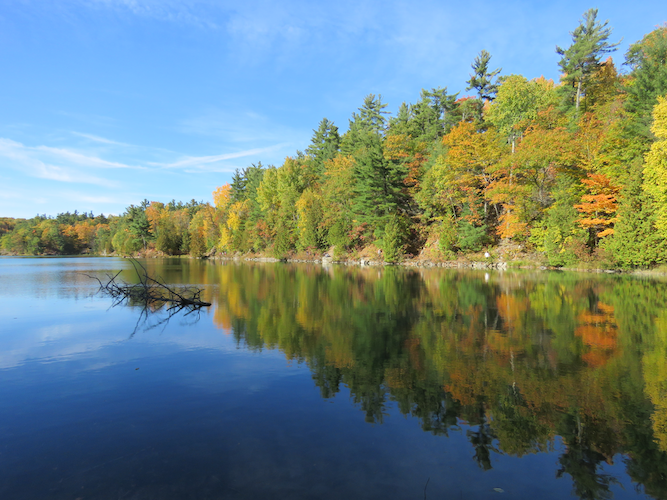
#> input picture Lab 1/pink_lake.png, 667 x 500 px
$ python part3.py
#> lines starting #> are read from the running program, lines starting #| are printed output that depends on the picture
import matplotlib.pyplot as plt
import numpy as np

img = plt.imread("pink_lake.png")
#> img is the input picture: shape (500, 667, 3) float32; mean R, G, B 0.428, 0.515, 0.503
plt.imshow(img)
# plt.show()
img_add = img

# Adding a constant value of 0.25 to each pixel then clipping the img to keep the values inside [0, 1]
img_add = np.add(0.25, img)
img_add = np.clip(img_add, 0, 1)
plt.imsave('img_add.png', img_add)

# Creating a zero matrix with the dimensions of the image
img_chan_0 = np.zeros(img.shape)
img_chan_1 = np.zeros(img.shape)
img_chan_2 = np.zeros(img.shape)

# Passing in the color channels
img_chan_0[:, :, 0] = img[:, :, 0]
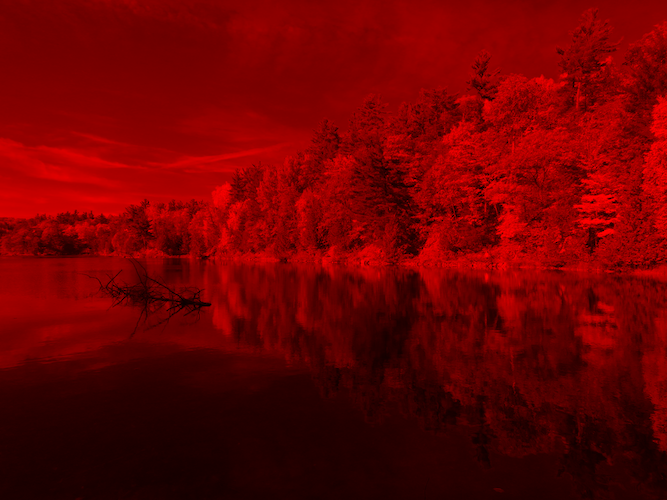
#> img_chan_0: shape (500, 667, 3) float64; mean R, G, B 0.428, 0, 0
img_chan_1[:, :, 1] = img[:, :, 1]
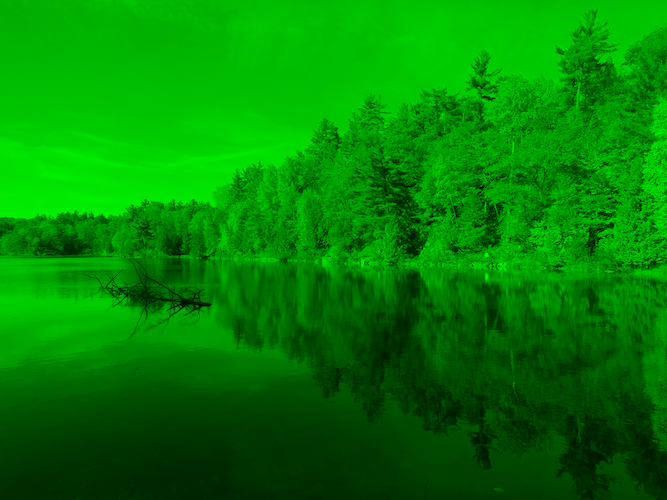
#> img_chan_1: shape (500, 667, 3) float64; mean R, G, B 0, 0.515, 0
img_chan_2[:, :, 2] = img[:, :, 2]
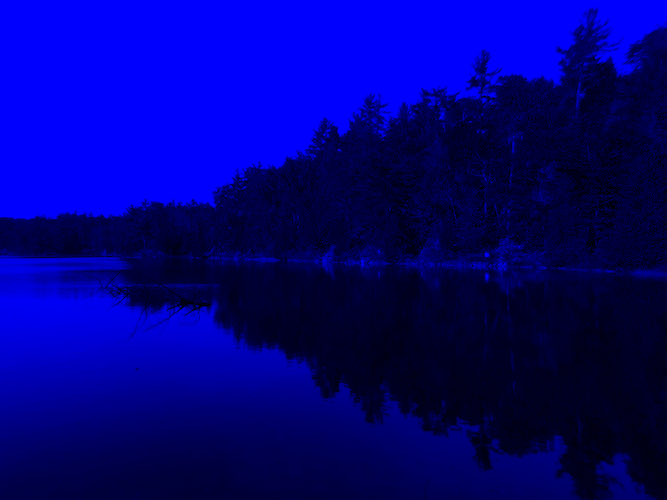
#> img_chan_2: shape (500, 667, 3) float64; mean R, G, B 0, 0, 0.503
plt.imsave('img_chan_0.png', img_chan_0)
plt.imsave('img_chan_1.png', img_chan_1)
plt.imsave('img_chan_2.png', img_chan_2)

# Creating a zero matrix with the dimensions of the image
img_gray = np.zeros(img.shape)

# Defining the equation to make a pixel grey scale
p = 0.299*img[:, :, 0] + 0.587*img[:, :, 1] + 0.114*img[:, :, 2]
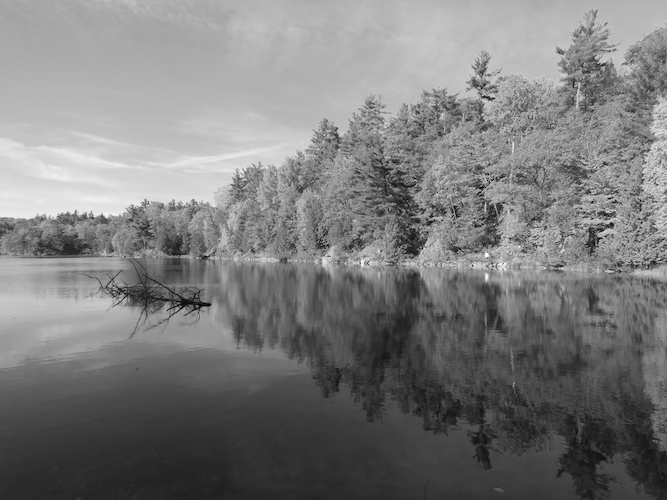
#> p: shape (500, 667) float32; min 0, max 1, mean 0.487
img_gray[:, :, 0] = p
img_gray[:, :, 1] = p
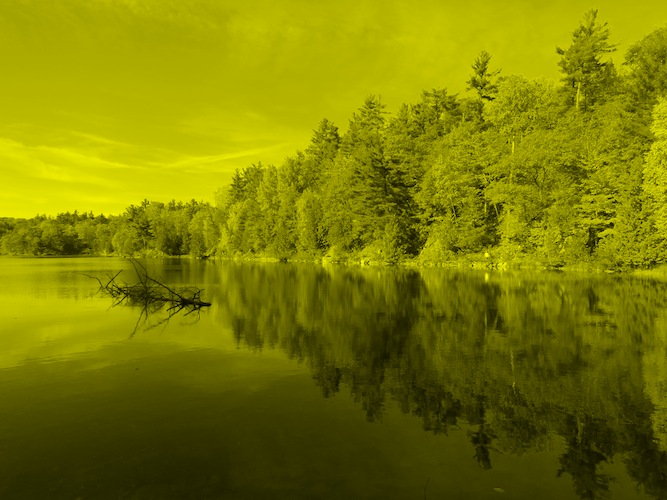
#> img_gray: shape (500, 667, 3) float64; mean of channels 0, 1, 2 0.487, 0.487, 0; drawn as R, G, B
img_gray[:, :, 2] = p

plt.imsave('img_gray.png', img_gray)

# Cropping the image by dividing its height by half
x = int(img.shape[0]/2)
#> x = 250
y = img.shape[1]
#> y = 667
img_crop = img[:x, :y, :]
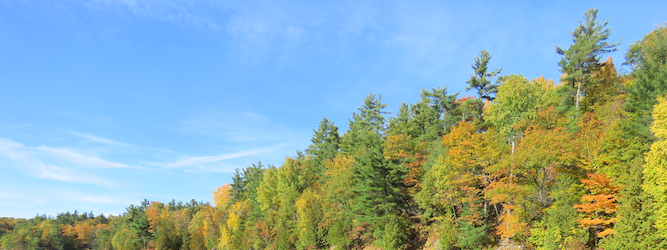
#> img_crop: shape (250, 667, 3) float32; mean R, G, B 0.557, 0.671, 0.66
plt.imsave('img_crop.png', img_crop)

# Flipping the image by reversing its values along the y axis vertically
img_flip_vert = np.zeros(img.shape)
for i in range(0, img.shape[0]):
    for j in range(0, img.shape[1]):
        img_flip_vert[img.shape[0] - 1 - i][j] = img[i][j]
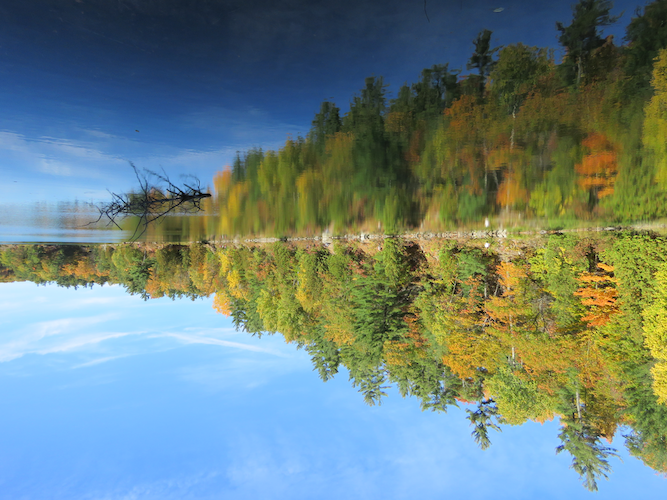
#> img_flip_vert: shape (500, 667, 3) float64; mean R, G, B 0.428, 0.515, 0.503

plt.imsave('img_flip_vert.png', img_flip_vert)
